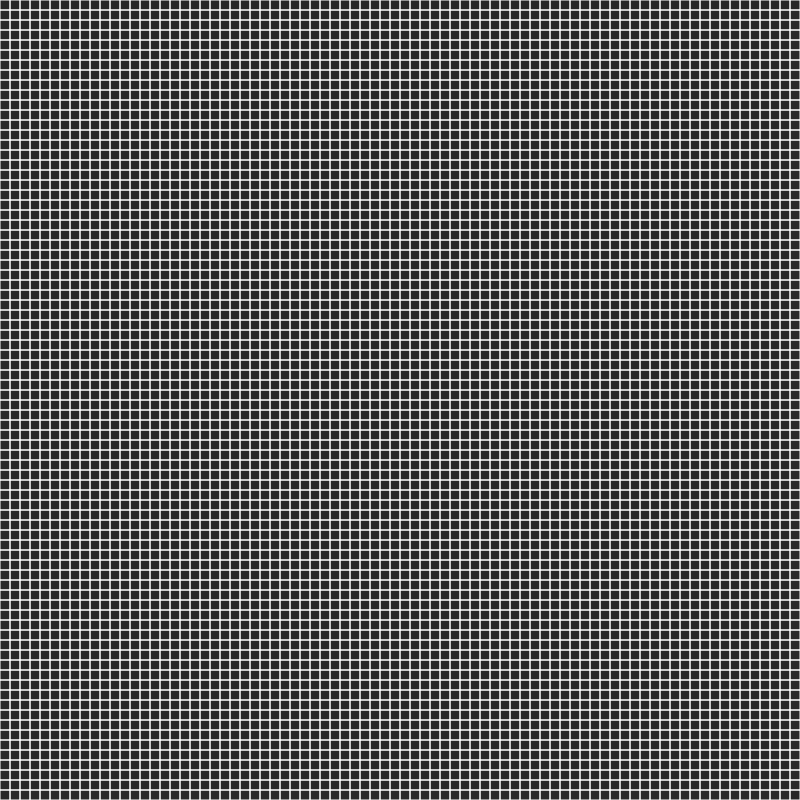
Frame 1 (no input)
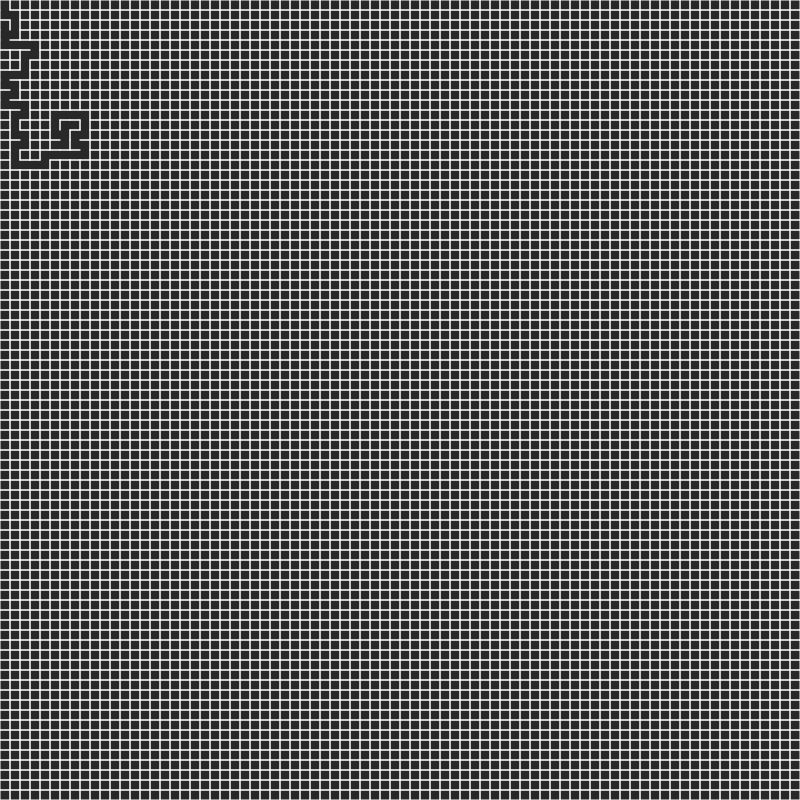
Frame 60 (no input)
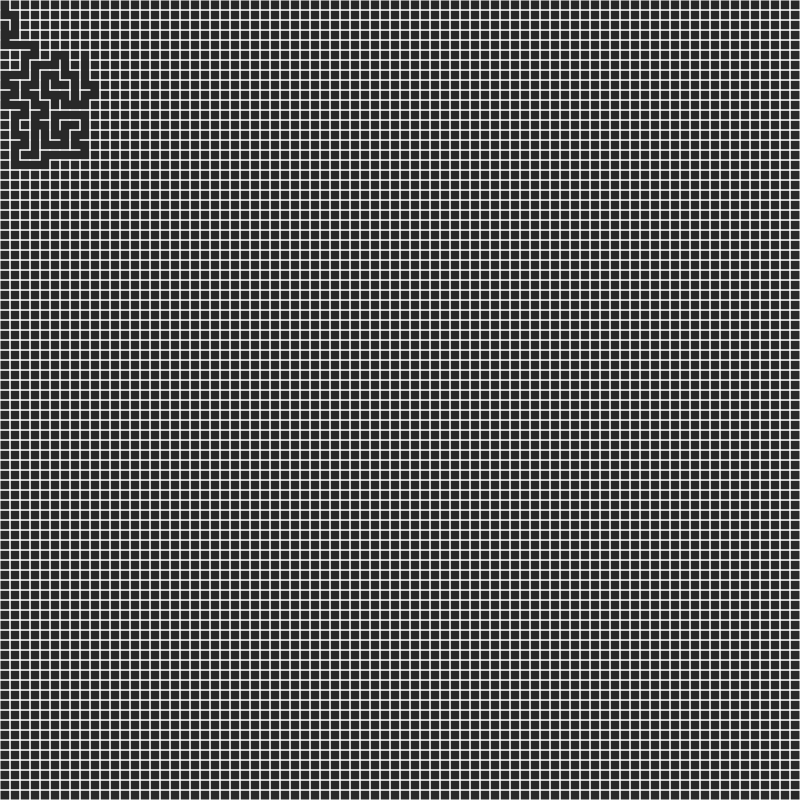
Frame 120 (the mouse pressed at the canvas centre since frame 60)

The p5.js sketch that drew these frames (run headless with seeded random() and noise() and a simulated clock; from frame 60 on, the mouse is pressed at the canvas centre):

// p5.js sketch
// ── sketch.js
var cols, rows;

var w = 10;
var grid = [];

width = 800;
height = 800;

canvasWitdh = 800;
canvasHeight = 800;

var current;
var stack = [];

heightDiffer = (canvasHeight - height)/2;
widthDiffer = (canvasWitdh - width)/2;

function setup(){
    createCanvas(canvasWitdh, canvasHeight);    
    
    cols = floor(width/w);
    rows = floor(height/w);

    console.log(cols, rows);

    for (var j = 0; j < rows; j++){
        for (var i = 0; i < cols; i++){
            var cell = new Cell(i,j);
            grid.push(cell);
        }
    }

    current = grid[0];
    current.visited = true;
    stack.push(current);

}

function draw(){
    background(40);
    for (var i = 0; i < grid.length; i++){
        grid[i].show();

    }

    if (stack.length > 0){
        
        current = stack.pop();
        var next = current.checkNeighbours();   
        
        if (next){
            stack.push(current);
            removeWall(current, next)
            next.visited = true;
            stack.push(next);
        }

    }
}


// function draw(){
//     background(40);
//     for (var i = 0; i < grid.length; i++){
//         grid[i].show();
//     }

//     if (stack){
//         // current = stack.pop()
        
//     }

//     current.visited = true;
//     var next = current.checkNeighbours();

//     if (next){
//         next.visited = true;
//         current = next;
//     }
// }




function index(i, j){
    if (i < 0 || j < 0 || i > cols - 1 || j > rows - 1) {
        return -1;        
    }

    return i + j * cols;
}


function Cell(i, j){
    this.i = i;
    this.j = j;
    this.walls = [true, true, true, true];
    this.visited = false;

    this.checkNeighbours = function(){
        var neighbours = [];

        // var index = i + (j-1) * cols
        var top = grid[index(i, j - 1)];
        var right = grid[index(i + 1, j)];
        var bottom = grid[index(i, j + 1)];
        var left = grid[index(i-1, j)];

        if (top && !top.visited){
            neighbours.push(top)
        }

        if (right && !right.visited){
            neighbours.push(right)
        }

        
        if (bottom && !bottom.visited){
            neighbours.push(bottom)
        }

        
        if (left && !left.visited){
            neighbours.push(left)
        }

        if (neighbours.length > 0){
            var r = floor(random(0, neighbours.length));
            return neighbours[r];
            
        }else{
            return undefined;
        }
    }

    this.show = function(){
        var x = this.i*w + widthDiffer;
        var y = this.j*w + heightDiffer;
        stroke(255);
        if (this.walls[0])
        line(x, y, x + w, y);
        if (this.walls[1])
        line(x + w, y, x + w, y + w)
        if (this.walls[2])
        line(x+w, y+w, x, y+w);
        if (this. walls[3]) 
        line(x, y+w, x, y);                
        
        if (this.visited){       
        // stroke(0)     
        // fill(255,0, 255, 100);
        // rect(x,y,w,w);
        
        }
    }

}

function removeWall (current, neighbour){
    curi = current.i;
    curj = current.j;

    neigi = neighbour.i;
    neighj = neighbour.j;

    if (curj - neighj == - 1){
        // bottom
        current.walls[2] = false;
        neighbour.walls[0] = false;
    }

    if (curj - neighj == 1){
        // top
        current.walls[0] = false;
        neighbour.walls[2] = false;
    }

    if (curi - neigi == 1){
        // left
        current.walls[3] = false;
        neighbour.walls[1] = false;
    }

    if (curi - neigi == -1){
        // right
        current.walls[1] = false;
        neighbour.walls[3] = false;
    }
}
